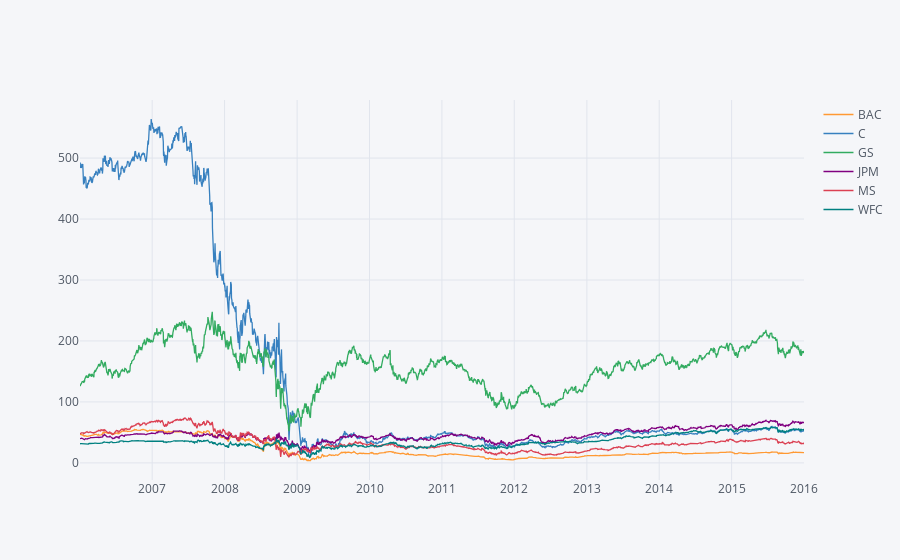

Notebook code for this chart:
### Code cell
bank_stocks.Close.iplot(kind='scatter')

### Figure 1 — Plotly figure (JSON) as saved in the notebook; plotly's stock layout.template omitted (floating-point values rounded to 4 significant figures; data arrays with more than 128 entries replaced by an {"elided": "..."} marker saying what was removed)
{"data": [{"line": {"color": "rgba(255, 153, 51, 1.0)", "dash": "solid", "width": 1.3}, "mode": "lines", "name": "BAC", "text": "", "type": "scatter", "x": {"elided": "2610 str values"}, "y": {"elided": "2610 float values"}}, {"line": {"color": "rgba(55, 128, 191, 1.0)", "dash": "solid", "width": 1.3}, "mode": "lines", "name": "C", "text": "", "type": "scatter", "x": {"elided": "2610 str values"}, "y": {"elided": "2610 float values"}}, {"line": {"color": "rgba(50, 171, 96, 1.0)", "dash": "solid", "width": 1.3}, "mode": "lines", "name": "GS", "text": "", "type": "scatter", "x": {"elided": "2610 str values"}, "y": {"elided": "2610 float values"}}, {"line": {"color": "rgba(128, 0, 128, 1.0)", "dash": "solid", "width": 1.3}, "mode": "lines", "name": "JPM", "text": "", "type": "scatter", "x": {"elided": "2610 str values"}, "y": {"elided": "2610 float values"}}, {"line": {"color": "rgba(219, 64, 82, 1.0)", "dash": "solid", "width": 1.3}, "mode": "lines", "name": "MS", "text": "", "type": "scatter", "x": {"elided": "2610 str values"}, "y": {"elided": "2610 float values"}}, {"line": {"color": "rgba(0, 128, 128, 1.0)", "dash": "solid", "width": 1.3}, "mode": "lines", "name": "WFC", "text": "", "type": "scatter", "x": {"elided": "2610 str values"}, "y": {"elided": "2610 float values"}}], "layout": {"legend": {"bgcolor": "#F5F6F9", "font": {"color": "#4D5663"}}, "paper_bgcolor": "#F5F6F9", "plot_bgcolor": "#F5F6F9", "titlefont": {"color": "#4D5663"}, "xaxis1": {"gridcolor": "#E1E5ED", "showgrid": true, "tickfont": {"color": "#4D5663"}, "title": "", "titlefont": {"color": "#4D5663"}, "zerolinecolor": "#E1E5ED"}, "yaxis1": {"gridcolor": "#E1E5ED", "showgrid": true, "tickfont": {"color": "#4D5663"}, "title": "", "titlefont": {"color": "#4D5663"}, "zerolinecolor": "#E1E5ED"}}}
